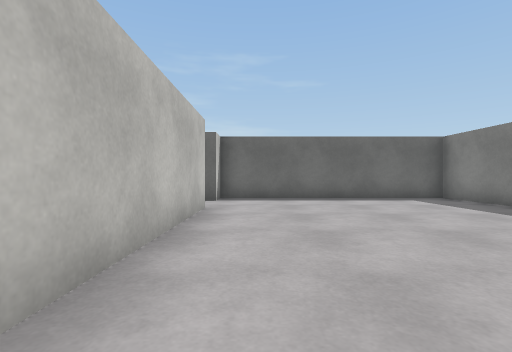
[1] (above)

20 first-person views from a walk through a scene from a Unity 3-D project. The camera is 0.72 m above the floor, looks level and sees 85° across. The floor is counted in squares, 1 m on a side. Each view is taken from the middle of a square. On the plan, view 1 faces up. The plan holds only what a view shows up to about 10 squares ahead; the rest is blank. The place goes on beyond the plan. The player character is not drawn. Surface patterns are stand-ins for the level's own textures.

[2]
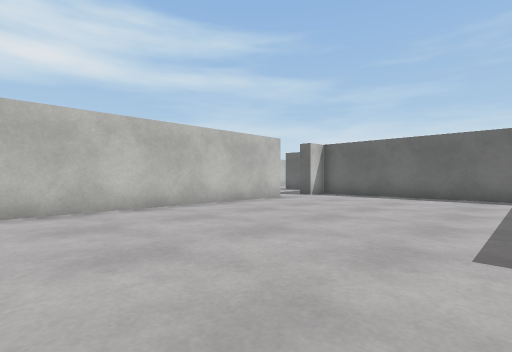

[3]
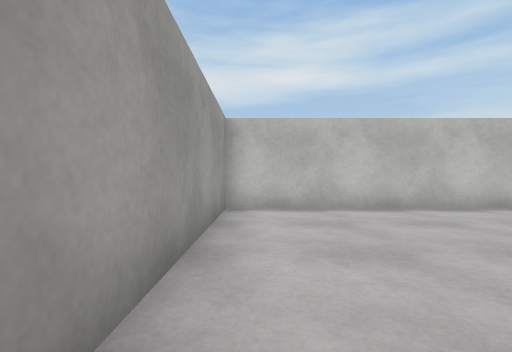

[4]
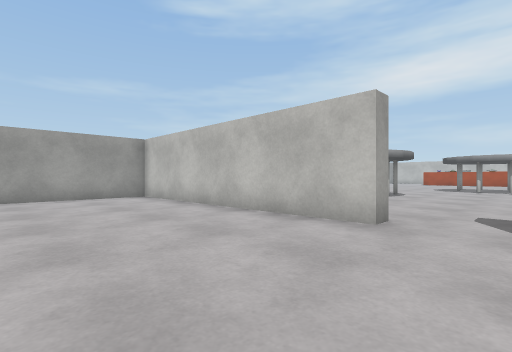

[5]
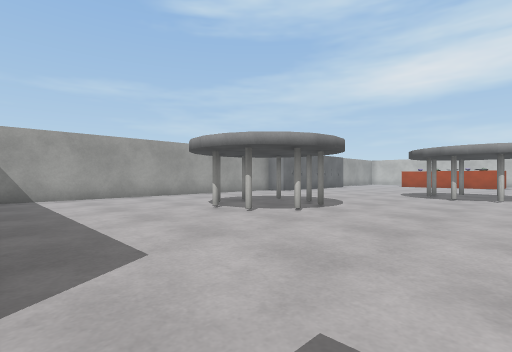

[6]
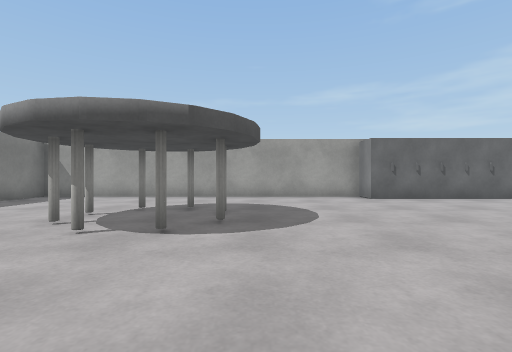

[7]
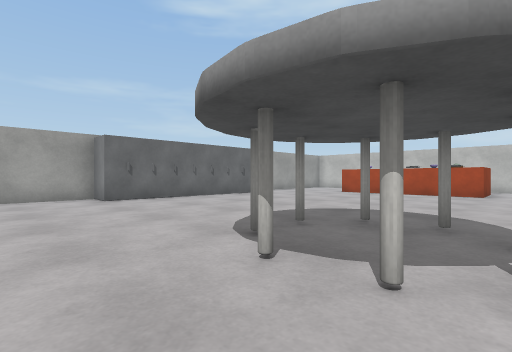

[8]
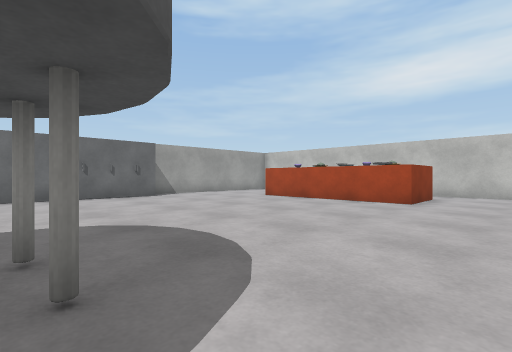

[9]
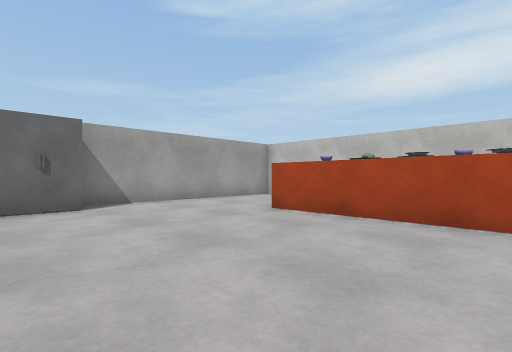

[10]
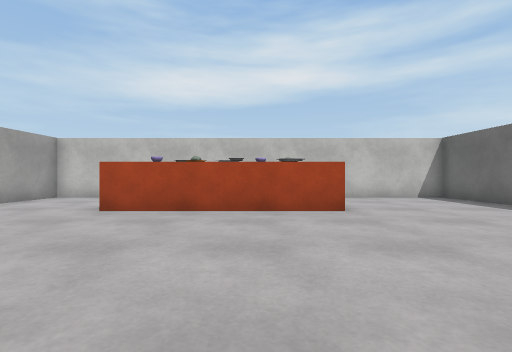

[11]
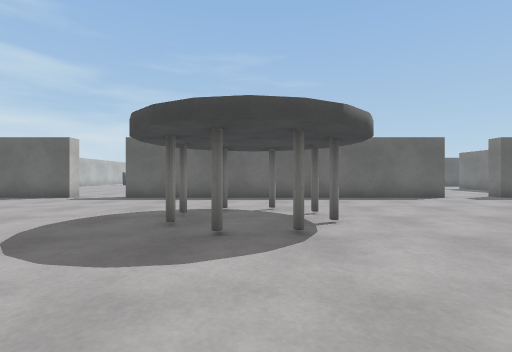

[12]
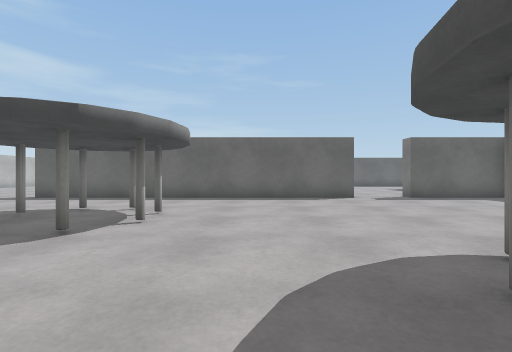

[13]
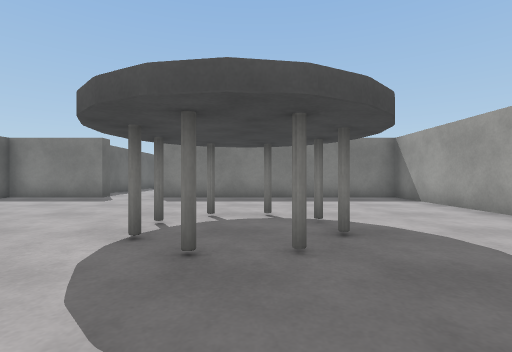

[14]
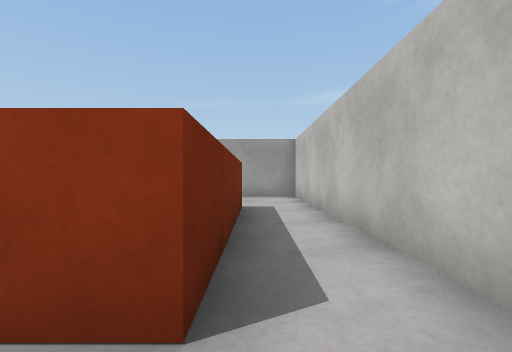

[15]
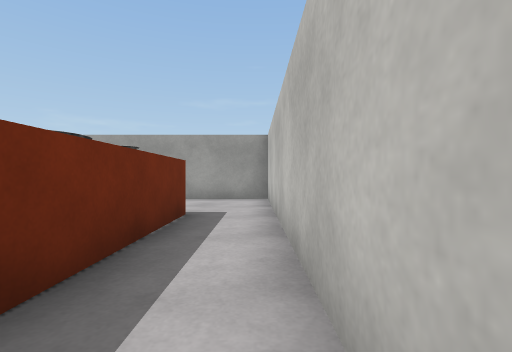

[16]
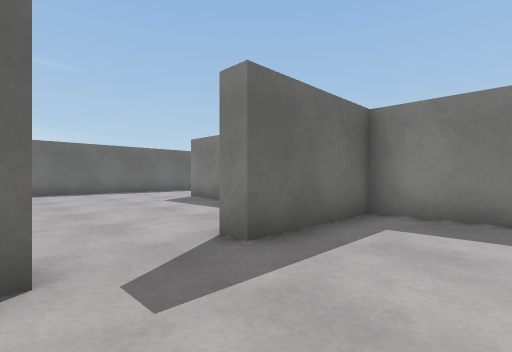

[17]
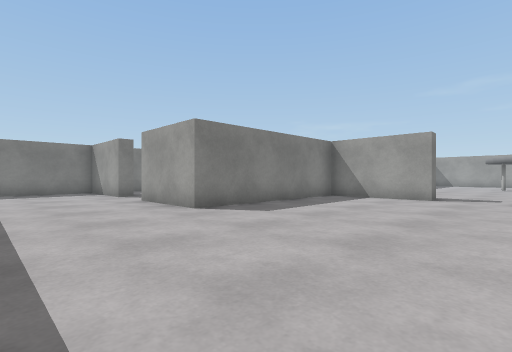

[18]
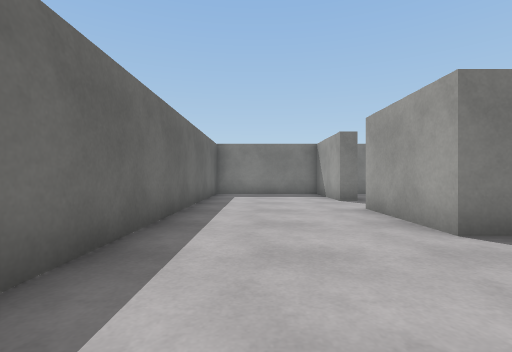

[19]
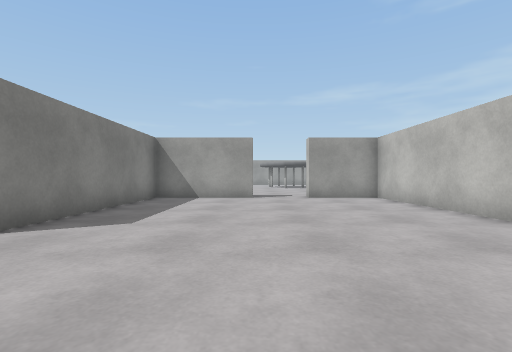

[20]
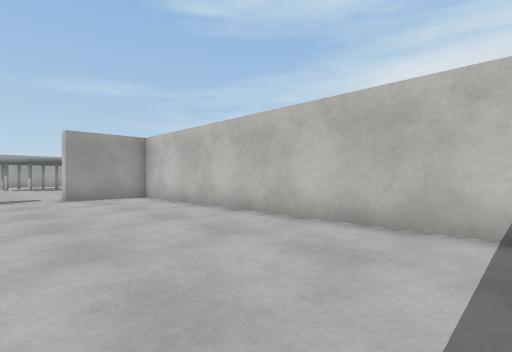

### Floor plan
Key: @ floor where view 1 was taken; # wall or solid block; . floor; T table; O other object.
Columns run from 26 left of view 1 to 5 right of it. Each row starts with its distance up from view 1.
 22                     ############
 21                  #..............
 20                  #..............
 19                  #..............
 18                  #..............
 17                  #.......###..##
 16                  #.......
 15                  #.......#
 14                  #.......#
 13                  #.......#
 12        ..        #.......
 11 #######..###########..###
 10 #........................#
  9 #........................#######
  8 #...........TT..................
  7 #..##.......T.T.................
  6 #..OO.......T............#......
  5 #..O#....................#......
  4 #..O#.............T......#......
  3 #..O#...............T....#......
  2 #..##.............T......#......
  1 #........................#......
  0 #........................#@.....
 -1 #.......#####O...........#......
 -2 #########   ###################

Positions as (right, up) in squares from view 1, and headings:
1: (0, 0), facing up
2: (5, -1), facing up-left
3: (5, -1), facing left
4: (3, 8), facing down-left
5: (-2, 8), facing down-left
6: (-9, 8), facing down
7: (-10, 8), facing down-left
8: (-14, 9), facing down-left
9: (-17, 6), facing down-left
10: (-16, 5), facing left
11: (-13, 2), facing up
12: (-10, 2), facing up
13: (-11, 3), facing right
14: (-24, 8), facing down
15: (-25, 7), facing down
16: (-7, 9), facing up-right
17: (-7, 21), facing down-right
18: (-5, 20), facing right
19: (-5, 21), facing down
20: (-5, 21), facing down-left
